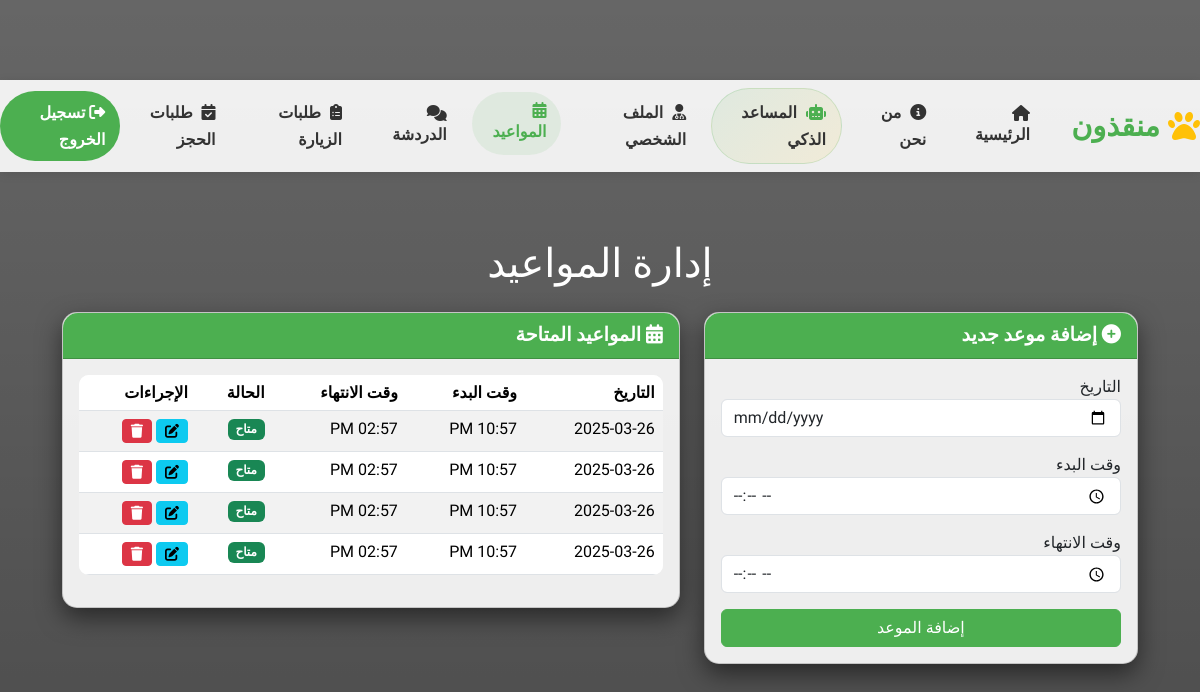
The app's page /appointments.php (signed in) with its own data.
### tables this page shows
CREATE TABLE `doctor_schedule` (
  `id` int(11) NOT NULL,
  `doctor_id` int(11) NOT NULL,
  `appointment_date` date NOT NULL,
  `start_time` time NOT NULL,
  `end_time` time NOT NULL,
  `status` tinyint(1) NOT NULL DEFAULT 1,
  `is_booked` tinyint(1) NOT NULL DEFAULT 0,
  `created_at` timestamp NOT NULL DEFAULT current_timestamp()
);

### appointments.php (the view, shortened to what this page needs)
<?php
include("conn.php");
try {
    $doctor_id = $_SESSION['id'];
    $sql = "SELECT * FROM doctor_schedule WHERE doctor_id = ? ORDER BY appointment_date, start_time";
    $stmt = mysqli_prepare($db, $sql);
    if (!mysqli_stmt_bind_param($stmt, "i", $doctor_id)) {
        throw new Exception("خطأ في ربط المعلمات: " . mysqli_stmt_error($stmt));
    }
    if (!mysqli_stmt_execute($stmt)) {
        throw new Exception("خطأ في تنفيذ الاستعلام: " . mysqli_stmt_error($stmt));
    }
    $result = mysqli_stmt_get_result($stmt);
} catch (Exception $e) {
    $error_message = "حدث خطأ في جلب المواعيد: " . $e->getMessage();
    $result = false;
}
include("header.php");
?>
<!DOCTYPE html>
<html lang="ar" dir="rtl">
<head>
    <link rel="stylesheet" type="text/css" href="vendor/bootstrap/css/bootstrap.min.css">
    <link rel="stylesheet" type="text/css" href="fonts/font-awesome-4.7.0/css/font-awesome.min.css">
    <link rel="stylesheet" type="text/css" href="css/util.css">
    <link rel="stylesheet" type="text/css" href="css/main.css">
    <link href="https://cdnjs.cloudflare.com/ajax/libs/font-awesome/6.4.0/css/all.min.css" rel="stylesheet">
</head>
<body>
    <div class="container mt-5">
        <div class="row">
            <div class="col-md-12">
                <h1 class="text-center text-white mb-4">إدارة المواعيد</h1>
            </div>
        </div>
        <div class="row">
            <div class="col-md-5">
                <div class="card">
                    <div class="card-header">
                        <i class="fas fa-plus-circle"></i> إضافة موعد جديد
                    </div>
                    <div class="card-body">
                        <form method="post" action="">
                            <div class="form-group mb-3">
                                <label for="date">التاريخ</label>
                                <input type="date" class="form-control" id="date" name="date" required>
                            </div>
                            <div class="form-group mb-3">
                                <label for="start_time">وقت البدء</label>
                                <input type="time" class="form-control" id="start_time" name="start_time" required>
                            </div>
                            <div class="form-group mb-3">
                                <label for="end_time">وقت الانتهاء</label>
                                <input type="time" class="form-control" id="end_time" name="end_time" required>
                            </div>
                            <button type="submit" name="add_appointment" class="btn btn-primary w-100">إضافة الموعد</button>
                        </form>
                    </div>
                </div>
            </div>
            <div class="col-md-7">
                <div class="card">
                    <div class="card-header">
                        <i class="fas fa-calendar-alt"></i> المواعيد المتاحة
                    </div>
                    <div class="card-body">
                        <?php if($result && mysqli_num_rows($result) > 0): ?>
                        <div class="table-responsive">
                            <table class="table table-striped">
                                <thead>
                                    <tr>
                                        <th>التاريخ</th>
                                        <th>وقت البدء</th>
                                        <th>وقت الانتهاء</th>
                                        <th>الحالة</th>
                                        <th>الإجراءات</th>
                                    </tr>
                                </thead>
                                <tbody>
                                    <?php while($row = mysqli_fetch_assoc($result)): ?>
                                    <tr>
                                        <td><?php echo date('Y-m-d', strtotime($row['appointment_date'])); ?></td>
                                        <td><?php echo date('h:i A', strtotime($row['start_time'])); ?></td>
                                        <td><?php echo date('h:i A', strtotime($row['end_time'])); ?></td>
                                        <td>
                                            <?php if($row['is_booked'] == 0): ?>
                                                <span class="badge bg-success">متاح</span>
                                            <?php else: ?>
                                                <span class="badge bg-danger">محجوز</span>
                                            <?php endif; ?>
                                        </td>
                                        <td>
                                            <a href="edit_appointment.php?id=<?php echo $row['id']; ?>" class="btn btn-sm btn-info">
                                                <i class="fas fa-edit"></i>
                                            </a>
                                            <a href="delete_appointment.php?id=<?php echo $row['id']; ?>" class="btn btn-sm btn-danger" onclick="return confirm('هل أنت متأكد من حذف هذا الموعد؟')">
                                                <i class="fas fa-trash"></i>
                                            </a>
                                        </td>
                                    </tr>
                                    <?php endwhile; ?>
                                </tbody>
                            </table>
                        </div>
                        <?php else: ?>
                        <div class="alert alert-info">
                            لا توجد مواعيد متاحة حالياً. يرجى إضافة مواعيد جديدة.
                        </div>
                        <?php endif; ?>
                    </div>
                </div>
            </div>
        </div>
    </div>
</body>
</html>

### header.php (shortened to what this page needs)
<?php
if(isset($_SESSION['role'])) {
  if($_SESSION['role'] == 1) {
    $hida_client = '';
    $hida_admin = 'none';
    $hida_doctor = 'none';
    $hida_clinic = 'none';
  } elseif($_SESSION['role'] == 4) {
    $hida_client = 'none';
    $hida_admin = '';
    $hida_doctor = 'none';
    $hida_clinic = 'none';
  } elseif($_SESSION['role'] == 2) {
    $hida_doctor = '';
  } elseif($_SESSION['role'] == 3) {
    $hida_client = 'none';
    $hida_admin = 'none';
    $hida_doctor = 'none';
    $hida_clinic = '';
  } else {
    $hida_client = '';
    $hida_admin = 'none';
    $hida_doctor = 'none';
    $hida_clinic = 'none';
  }
} else {
  $hida_client = 'none';
  $hida_admin = 'none';
  $hida_doctor = 'none';
  $hida_clinic = 'none';
}
?>
<head>
  <link href="https://cdnjs.cloudflare.com/ajax/libs/font-awesome/6.4.0/css/all.min.css" type="text/css" rel="stylesheet">
</head>
<nav class="navbar">
  <div class="navbar-container">
    <div class="navbar-logo">
      <a href="home.php">
        <i class="fas fa-paw"></i> منقذون
      </a>
    </div>
    <div class="navbar-menu" id="navbarMenu">
      <a href="home.php" class="nav-link">
        <i class="fas fa-home"></i> الرئيسية
      </a>
      <a href="about.php" class="nav-link">
        <i class="fas fa-info-circle"></i> من نحن
      </a>
      <a href="ai_assistant.php" class="nav-link ai-assistant">
        <i class="fas fa-robot"></i> المساعد الذكي
      </a>
      <a href="profile.php" class="nav-link" style="display:<?= $hida_doctor; ?>">
        <i class="fas fa-user-md"></i> الملف الشخصي
      </a>
      <a href="appointments.php" class="nav-link" style="display:<?= $hida_doctor; ?>">
        <i class="fas fa-calendar-alt"></i> المواعيد
      </a>
      <a href="chat.php" class="nav-link" style="display:<?= $hida_doctor; ?>">
        <i class="fas fa-comments"></i> الدردشة
      </a>
      <a href="visit_requests.php" class="nav-link" style="display:<?= $hida_doctor; ?>">
        <i class="fas fa-clipboard-list"></i> طلبات الزيارة
      </a>
      <?php if(isset($_SESSION['role']) && $_SESSION['role'] == 2): ?>
        <li class="nav-item">
            <a class="nav-link" href="doctor_appointment_requests.php">
                <i class="fas fa-calendar-check"></i> طلبات الحجز
            </a>
        </li>
      <?php endif; ?>
      <a href="logout.php" class="logout-btn">
        <i class="fas fa-sign-out-alt"></i> تسجيل الخروج
      </a>
    </div>
  </div>
</nav>

### css/main.css (style rules this page uses)
* { margin: 0px; padding: 0px; box-sizing: border-box; }
body, html { height: 100%; font-family: Poppins-Regular, sans-serif; }
a { font-family: Poppins-Regular; font-size: 14px; line-height: 1.7; color: #666666; margin: 0px; transition: all 0.4s; -webkit-transition: all 0.4s; -o-transition: all 0.4s; -moz-transition: all 0.4s; }
h1,h2,h3,h4,h5,h6 { margin: 0px; }
ul, li { margin: 0px; list-style-type: none; }
input { outline: none; border: none; }
label { margin: 0; display: block; }
button { outline: none !important; border: none; background: transparent; }

### header.php (style rules this page uses)
.row { margin-left: 0px !important; margin-right: 0px !important; }
.navbar { width: 100%; background-color: rgba(255, 255, 255, 0.9); box-shadow: 0 2px 10px rgba(0, 0, 0, 0.1); padding: 10px 20px; position: fixed; top: 0; left: 0; z-index: 1000; transition: all 0.3s ease; }
.navbar-container { display: flex; justify-content: space-between; align-items: center; width: 100%; }
.navbar-logo { display: flex; align-items: center; min-width: 150px; }
.navbar-logo a { font-size: 1.8rem; font-weight: 700; color: #4CAF50; text-decoration: none; display: flex; align-items: center; }
.navbar-logo i { font-size: 2rem; margin-left: 0.5rem; color: #FFC107; }
.navbar-menu { display: flex; align-items: center; justify-content: center; margin: 0 auto; }
.navbar a.nav-link { float: right; padding: 10px 15px; color: #333; text-decoration: none; font-size: 16px; font-weight: 600; margin: 0 5px; border-radius: 50px; transition: all 0.3s ease; }
.navbar a.nav-link:hover, .navbar a.nav-link.active { background: rgba(76, 175, 80, 0.1); color: #4CAF50; transform: translateY(-3px); }
.navbar a.nav-link i { margin-left: 5px; }
.logout-btn { background: #4CAF50; color: white; border: none; padding: 8px 15px; border-radius: 50px; font-weight: 600; cursor: pointer; transition: all 0.3s ease; font-size: 16px; display: inline-block; text-decoration: none; }
.navbar a.nav-link.ai-assistant { background: linear-gradient(135deg, rgba(76, 175, 80, 0.1), rgba(255, 193, 7, 0.1)); border: 1px solid rgba(76, 175, 80, 0.2); position: relative; overflow: hidden; }
.navbar a.nav-link.ai-assistant::before { content: ''; position: absolute; top: 0; left: -100%; width: 100%; height: 100%; background: linear-gradient(90deg, transparent, rgba(255, 255, 255, 0.4), transparent); transition: 0.5s; }
.navbar a.nav-link.ai-assistant i { color: #4CAF50; animation: pulse 2s infinite; }

### appointments.php (style rules this page uses)
* { font-family: 'Tajawal', sans-serif; }
body { background: linear-gradient(rgba(0, 0, 0, 0.6), rgba(0, 0, 0, 0.7)), url('images/login_bg.jpeg'); background-size: cover; background-position: center; background-attachment: fixed; min-height: 100vh; padding-top: 80px; }
.container { padding: 20px; }
.card { background: rgba(255, 255, 255, 0.9); border-radius: 15px; box-shadow: 0 10px 25px rgba(0, 0, 0, 0.5); margin-bottom: 30px; }
.card-header { background: #4CAF50; color: white; border-radius: 15px 15px 0 0 !important; font-weight: bold; font-size: 1.2rem; }
.btn-primary { background-color: #4CAF50; border-color: #4CAF50; }
.table { background: white; border-radius: 10px; overflow: hidden; }

### records on screen
doctor_schedule: appointment_date "2025-03-26", start_time "10:57 PM", end_time "02:57 PM", is_booked "متاح"
doctor_schedule: appointment_date "2025-03-26", start_time "10:57 PM", end_time "02:57 PM", is_booked "متاح"
doctor_schedule: appointment_date "2025-03-26", start_time "10:57 PM", end_time "02:57 PM", is_booked "متاح"
doctor_schedule: appointment_date "2025-03-26", start_time "10:57 PM", end_time "02:57 PM", is_booked "متاح"
